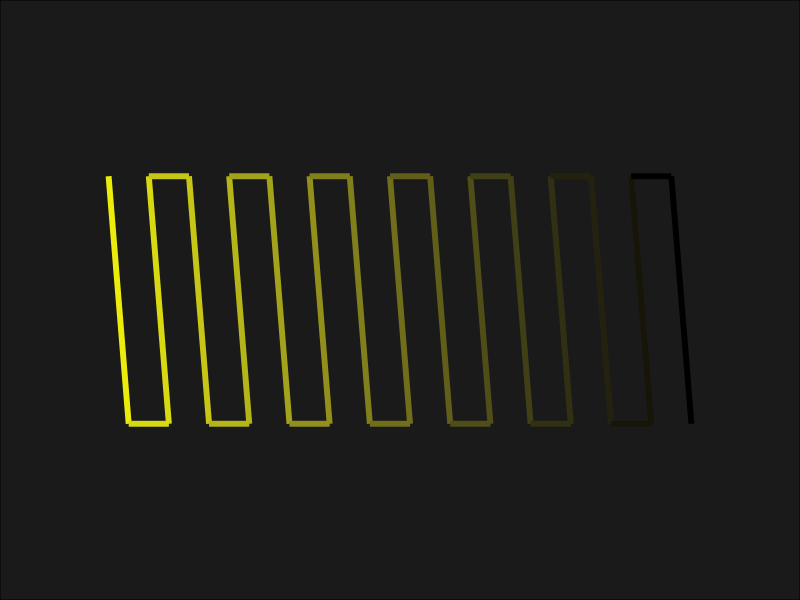

The R source for this figure:
library(tidyverse)
library(gganimate)
library(RColorBrewer)

n = round(16, 0)

pipes <- expand.grid(
  x = NA,
  x_end = NA,
  y = NA,
  y_end = NA,
  group = 1:n
) 

## Area is square are (0,0) | (1,1)

# Equally spaced dots
## seq(0, 1, len = n)

# Nerf the y coordinate
## rep(c(0,rnorm(1)), n/2)
## rep(c(1,rnorm(1)), n/2)

pipes <- pipes |>
  mutate(
    x = rep(rnorm(2), n/2),
    x_end = lag(x,1),
    diff_x = abs(x_end-x),
    x = x + 2*diff_x*(group-2),
    x_end = x_end + 2*diff_x*(group-2),
    y = rep(c(0,1), n/2),
    y_end = rep(c(1,0), n/2),
  ) |>
  slice(rep(1:n(), each = 2)) |>
  mutate(
    x_end = lag(x_end, 1),
    y_end = lag(y_end, 1)
  )

temp <- ggplot(pipes,
               aes(
                 x = x,
                 y = y,
                 xend = x_end,
                 yend = y_end
               )) +
  theme_void() +
  theme(plot.background = element_rect(fill = "gray10"),
        plot.margin = margin(20, 20, 20, 20),
        legend.position = "none") +
  geom_segment(aes(color = group),
               linewidth = 2) +
  scale_color_gradient(low = "yellow", high = "black", na.value = NA) +
  coord_cartesian(xlim = c(min(pipes$x, na.rm = T)-2.5, 
                           max(pipes$x_end, na.rm = T)+2.5),
                  ylim = c(min(pipes$y, na.rm = T)-0.5,
                           max(pipes$y_end, na.rm = T)+0.5))

ggsave(temp, filename = "temp.png", 
       width = 1920, height = 1280, 
       units = "px", dpi = 300)
